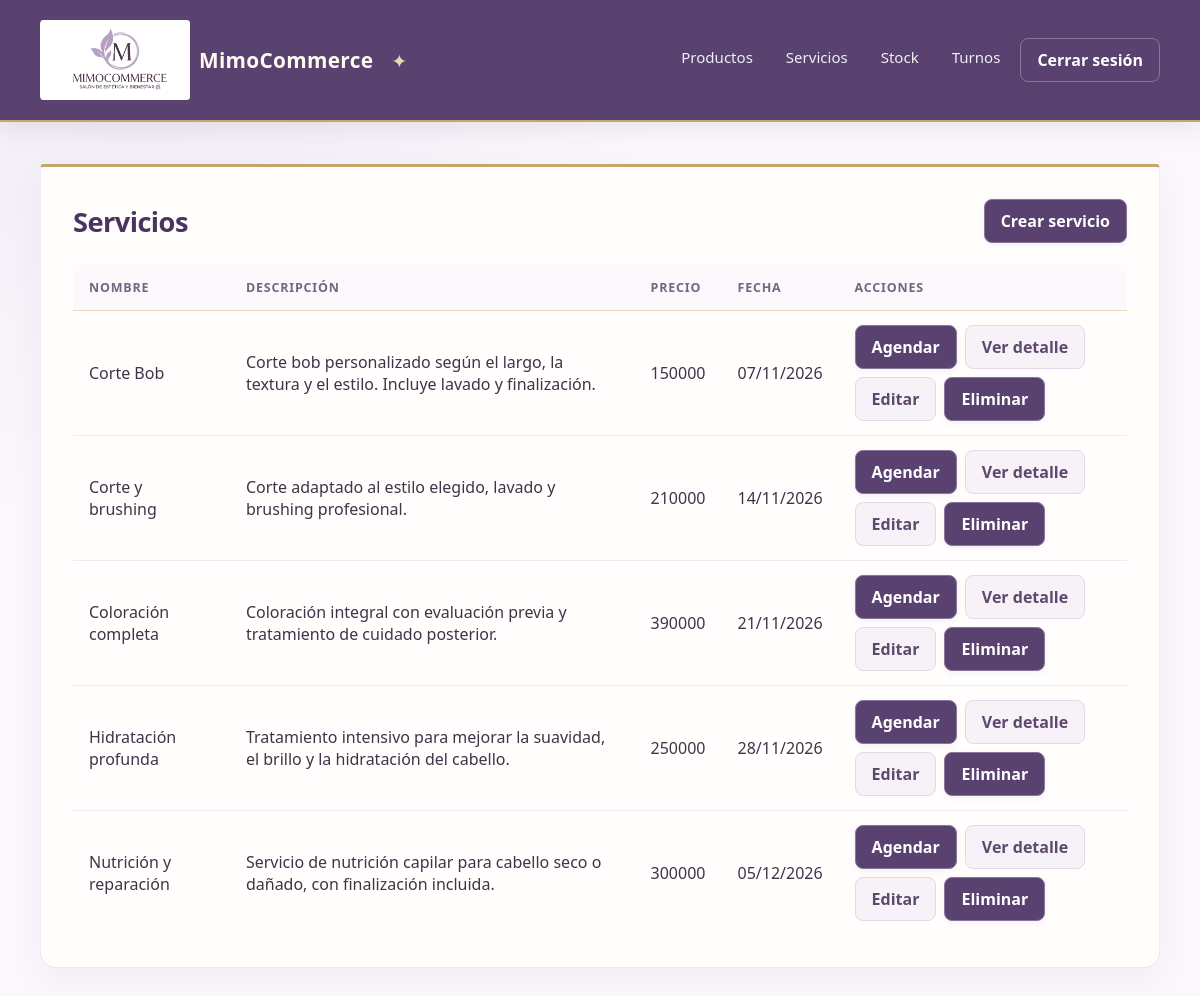
The page /servicios/ (signed in) on the database its author committed.
### apps/servicios/models.py (models this page shows, shortened)
class Servicio(models.Model):
    nombre = models.CharField(max_length=100)
    precio = models.IntegerField()
    descripcion = models.TextField()
    fecha = models.DateField()

### apps/servicios/views.py (the view)
# urls.py: path('', ServicioListView.as_view(), name='servicio_list'),
class ServicioListView(LoginRequiredMixin, ListView):
    model = Servicio
    template_name = 'servicios/list.html'
    context_object_name = 'servicios' # Esta es la variable que se usará en el template con {% for servicio in servicios %} para mostrar los servicios

### apps/empresa/views.py (called while the page is built)
def empresa_encabezado(request):
    return {'empresa_encabezado': Empresa.objects.order_by('pk').first()}

### templates/servicios/list.html (shortened to what this page needs)
{% extends 'base/base.html' %}
{% block contentido %}
<div class="page-heading">
    <h1>Servicios</h1>
    <a class="button" href="{% url 'servicios:servicio_create' %}">Crear servicio</a>
</div>
<div class="table-wrap">
    <table>
        <thead><tr><th>Nombre</th><th>Descripción</th><th>Precio</th><th>Fecha</th><th>Acciones</th></tr></thead>
        <tbody>
            {% for servicio in servicios %}
            <tr>
                <td>{{ servicio.nombre }}</td>
                <td>{{ servicio.descripcion|truncatewords:20 }}</td>
                <td>{{ servicio.precio }}</td>
                <td>{{ servicio.fecha|date:"d/m/Y" }}</td>
                <td><div class="actions">
                    <a class="button" href="{% url 'turnos:turno_create' %}?servicio={{ servicio.pk }}">Agendar</a>
                    <a class="button button-secondary" href="{% url 'servicios:servicio_detail' servicio.pk %}">Ver detalle</a>
                    <a class="button button-secondary" href="{% url 'servicios:servicio_update' servicio.pk %}">Editar</a>
                    <a class="button button-danger" href="{% url 'servicios:servicio_delete' servicio.pk %}">Eliminar</a>
                </div></td>
            </tr>
            {% empty %}<tr><td class="empty" colspan="5">Todavía no hay servicios registrados.</td></tr>{% endfor %}
        </tbody>
    </table>
</div>
{% endblock contentido %}

### static/css/estilos.css (style rules this page uses)
:root { color-scheme: light; font-family: "Segoe UI", Arial, sans-serif; color: #3d3448; background: #faf8fc; font-synthesis: none; text-rendering: optimizeLegibility; --plum: #594270; --plum-deep: #49345f; --lavender: #f2edf6; --gold: #c5a76b; --gold-light: #e8d8b5; }
* { box-sizing: border-box; }
body { min-width: 320px; min-height: 100vh; margin: 0; background: radial-gradient(ellipse at 12% 0%, #f0eaf5 0, transparent 34rem), #faf8fc; }
h1 { margin: 0 0 22px; color: var(--plum-deep); font-size: 1.7rem; font-weight: 600; letter-spacing: -.02em; }
.page-heading { display: flex; align-items: center; justify-content: space-between; gap: 16px; margin-bottom: 22px; }
.page-heading h1 { margin: 0; }
.table-wrap { overflow-x: auto; }
table { width: 100%; border-collapse: collapse; }
th, td { padding: 14px 16px; border-bottom: 1px solid #f0ebf1; text-align: left; vertical-align: middle; }
th { color: #756580; background: #fbf9fc; border-bottom-color: var(--gold-light); font-size: .78rem; font-weight: 600; text-transform: uppercase; letter-spacing: .065em; }
tbody tr { transition: background .15s ease; }
tbody tr:last-child td { border-bottom: 0; }
.actions { display: flex; flex-wrap: wrap; gap: 8px; }
.button, button { display: inline-block; border: 1px solid #8b759c; border-radius: 8px; padding: 10px 16px; background: var(--plum); color: #fff; font: inherit; font-weight: 550; text-decoration: none; cursor: pointer; box-shadow: 0 2px 6px #49345f12; transition: background .18s ease, transform .18s ease, box-shadow .18s ease, border-color .18s ease; }
.button-secondary { border-color: #e2d8e8; background: #f6f2f8; color: #5d496d; box-shadow: none; }
.button-danger { border-color: #8b759c; background: var(--plum); }

### rows shown on the page
Servicio: nombre "Corte Bob", descripcion "Corte bob personalizado según el largo, la textura y el estilo. Incluye lavado y finalización.", precio "150000", fecha "07/11/2026"
Servicio: nombre "Corte y brushing", descripcion "Corte adaptado al estilo elegido, lavado y brushing profesional.", precio "210000", fecha "14/11/2026"
Servicio: nombre "Coloración completa", descripcion "Coloración integral con evaluación previa y tratamiento de cuidado posterior.", precio "390000", fecha "21/11/2026"
Servicio: nombre "Hidratación profunda", descripcion "Tratamiento intensivo para mejorar la suavidad, el brillo y la hidratación del cabello.", precio "250000", fecha "28/11/2026"
Servicio: nombre "Nutrición y reparación", descripcion "Servicio de nutrición capilar para cabello seco o dañado, con finalización incluida.", precio "300000", fecha "05/12/2026"
